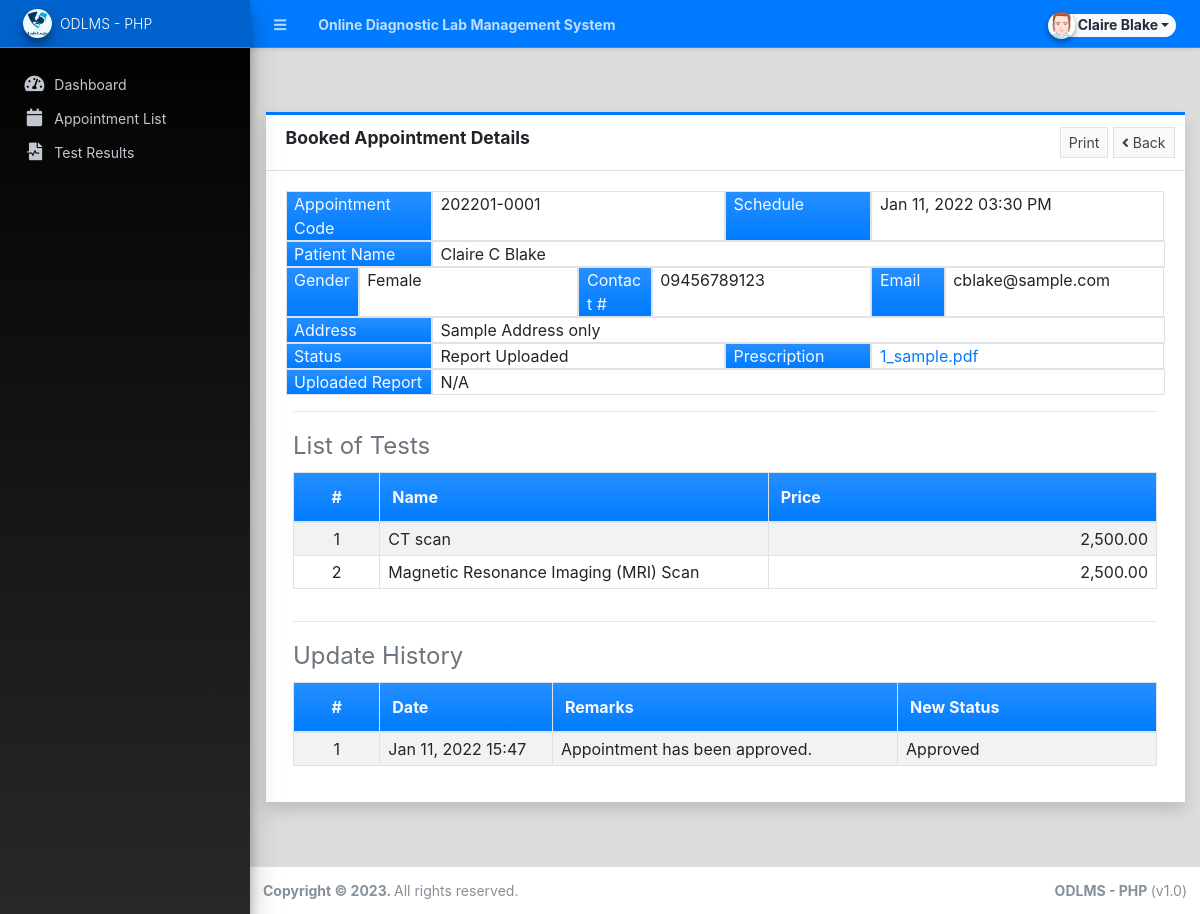
/?page=appointments/view_appointment&id=1 (signed in), run on the app's committed database.
### tables this page shows
CREATE TABLE `test_list` (
  `id` int(30) NOT NULL,
  `name` text NOT NULL,
  `description` text NOT NULL,
  `cost` float NOT NULL DEFAULT 0,
  `status` tinyint(1) NOT NULL DEFAULT 1,
  `delete_flag` tinyint(1) NOT NULL DEFAULT 0,
  `date_created` datetime NOT NULL DEFAULT current_timestamp(),
  `date_updated` datetime DEFAULT NULL ON UPDATE current_timestamp()
);

CREATE TABLE `history_list` (
  `id` int(30) NOT NULL,
  `appointment_id` int(30) NOT NULL,
  `status` tinyint(4) NOT NULL DEFAULT 0,
  `remarks` text NOT NULL,
  `date_created` datetime NOT NULL DEFAULT current_timestamp()
);

### appointments/view_appointment.php (the view, shortened to what this page needs)
<?php
if(isset($_GET['id'])){
    $test_ids = [];
    if(isset($id)){
        $atl = $conn->query("SELECT * FROM `appointment_test_list` where appointment_id = '{$id}' ");
        $res = $atl->fetch_all(MYSQLI_ASSOC);
        $test_ids = array_column($res,'test_id');
    }
}
?>
<div class="content py-5">
    <div class="card card-outline card-primary rounded-0 shadow">
        <div class="card-header">
            <h4 class="card-title"><b>Booked Appointment Details</b></h4>
            <div class="card-tools">
                <a class="btn btn-default border btn-flat btn-sm" href="./?page=appointments" id="delete_data" onclick="window.print()"><i class=""></i> Print</a>
                <a class="btn btn-default border btn-flat btn-sm" href="./?page=appointments" id="delete_data"><i class="fa fa-angle-left"></i> Back</a>
            </div>
        </div>
        <div class="card-body">
            <div class="container-fluid" id="outprint">
                <div class="row">
                    <div class="col-2 border bg-gradient-primary text-light">Appointment Code</div>
                    <div class="col-4 border"><?= isset($code) ? $code :"" ?></div>
                    <div class="col-2 border bg-gradient-primary text-light">Schedule</div>
                    <div class="col-4 border"><?= isset($schedule) ? date("M d, Y h:i A", strtotime($schedule)) :"" ?></div>
                    <div class="col-2 border bg-gradient-primary text-light">Patient Name</div>
                    <div class="col-10 border"><?= isset($fullname) ? $fullname :"" ?></div>
                    <div class="col-1 border bg-gradient-primary text-light">Gender</div>
                    <div class="col-3 border"><?= isset($gender) ? $gender :"" ?></div>
                    <div class="col-1 border bg-gradient-primary text-light">Contact #</div>
                    <div class="col-3 border"><?= isset($contact) ? $contact :"" ?></div>
                    <div class="col-1 border bg-gradient-primary text-light">Email</div>
                    <div class="col-3 border"><?= isset($email) ? $email :"" ?></div>
                    <div class="col-2 border bg-gradient-primary text-light">Address</div>
                    <div class="col-10 border"><?= isset($address) ? $address :"" ?></div>
                    <div class="col-2 border bg-gradient-primary text-light">Status</div>
                    <div class="col-4 border ">
                        <?php
                            switch ($status){
                                case 6:
                                    echo '<span class">Report Uploaded</span>';
                                    break;
                            }
                        ?>
                    </div>
                    <div class="col-2 border bg-gradient-primary text-light">Prescription</div>
                    <div class="col-4 border ">
                        <?php
                        if(isset($prescription_path)){
                            echo "<a href='".base_url.$prescription_path."' target='_blank' download='".(explode('?',str_replace("uploads/prescriptions/",'',$prescription_path))[0])."'>".(explode('?',str_replace("uploads/prescriptions/",'',$prescription_path))[0])."</a>";
                        }else{
                            echo "N/A";
                        }
                        ?>
                    </div>
                    <?php if(isset($status) && $status == 6): ?>
                    <div class="col-2 border bg-gradient-primary text-light">Uploaded Report</div>
                    <div class="col-10 border ">
                        <?php if(isset($code) && is_file(base_app."uploads/reports/".$code.".pdf")): ?>
                            <a href='<?= base_url."uploads/reports/".$code.".pdf" ?>' target='_blank' download='<?= $code.".pdf" ?>'><?= $code.".pdf" ?></a>
                        <?php else: ?>
                            N/A
                        <?php endif; ?>
                    </div>
                    <?php endif; ?>
                </div>
                <hr>
                <fieldset>
                    <legend class="text-muted">List of Tests</legend>
                    <table class="table table-striped table-bordered">
                        <colgroup>
                            <col width="10%">
                            <col width="45%">
                            <col width="45%">
                        </colgroup>
                        <thead>
                            <tr class="bg-gradient-primary text-light">
                                <th class="text-center">#</th>
                                <th>Name</th>
                                <th>Price</th>
                            </tr>
                        </thead>
                        <tbody>
                            <?php
                            $i = 1;
                            if(isset($test_ids) && count($test_ids) > 0):
                            $tests = $conn->query("SELECT* FROM `test_list` where id in (".(implode(',',$test_ids)).") order by name asc");
                            while($row= $tests->fetch_assoc()):
                            ?>
                            <tr>
                                <td class="py-1 px-2 text-center"><?= $i++; ?></td>
                                <td class="py-1 px-2"><?= $row['name'] ?></td>
                                <td class="py-1 px-2 text-right"><?= number_format($row['cost'],2) ?></td>
                            </tr>
                            <?php endwhile; ?>
                            <?php endif; ?>
                        </tbody>
                    </table>
                </fieldset>
                <hr>
                <fieldset>
                    <legend class="text-muted">Update History</legend>
                    <table class="table table-striped table-bordered">
                        <colgroup>
                            <col width="10%">
                            <col width="20%">
                            <col width="40%">
                            <col width="30%">
                        </colgroup>
                        <thead>
                            <tr class="bg-gradient-primary text-light">
                                <th class="text-center">#</th>
                                <th>Date</th>
                                <th>Remarks</th>
                                <th>New Status</th>
                            </tr>
                        </thead>
                        <tbody>
                            <?php
                            $i = 1;
                            if(isset($test_ids) && count($test_ids) > 0):
                            $history = $conn->query("SELECT* FROM `history_list` where appointment_id = '{$id}' order by unix_timestamp(date_created) asc");
                            while($row= $history->fetch_assoc()):
                            ?>
                            <tr>
                                <td class="py-1 px-2 text-center"><?= $i++; ?></td>
                                <td class="py-1 px-2"><?= date("M d, Y H:i",strtotime($row['date_created'])) ?></td>
                                <td class="py-1 px-2"><?= $row['remarks'] ?></td>
                                <td class="py-1 px-2">
                                <?php
                                    switch ($row['status']){
                                        case 1:
                                            echo '<span class">Approved</span>';
                                            break;
                                    }
                                ?>
                                </td>
                            </tr>
                            <?php endwhile; ?>
                            <?php else: ?>
                                <tr>
                                    <th class="py-1 text-center" colspan="4">No Data</th>
                                </tr>
                            <?php endif; ?>
                        </tbody>
                    </table>
                </fieldset>
            </div>
        </div>
    </div>
</div>

### data on the page
test_list: name "CT scan", cost "2,500.00"
test_list: name "Magnetic Resonance Imaging (MRI) Scan", cost "2,500.00"
history_list: date_created "Jan 11, 2022 15:47", remarks "Appointment has been approved.", status "Approved"

### other printed values
$_settings->info('name') "Online Diagnostic Lab Management System"
$_settings->userdata('firstname').' '.$_settings->userdata('lastname') "Claire Blake"
$_settings->info('short_name') "ODLMS - PHP"
$code "202201-0001"
date("M d, Y h:i A", strtotime($schedule)) "Jan 11, 2022 03:30 PM"
$fullname "Claire C Blake"
$gender "Female"
$contact "09456789123"
$email "cblake@sample.com"
$address "Sample Address only"
